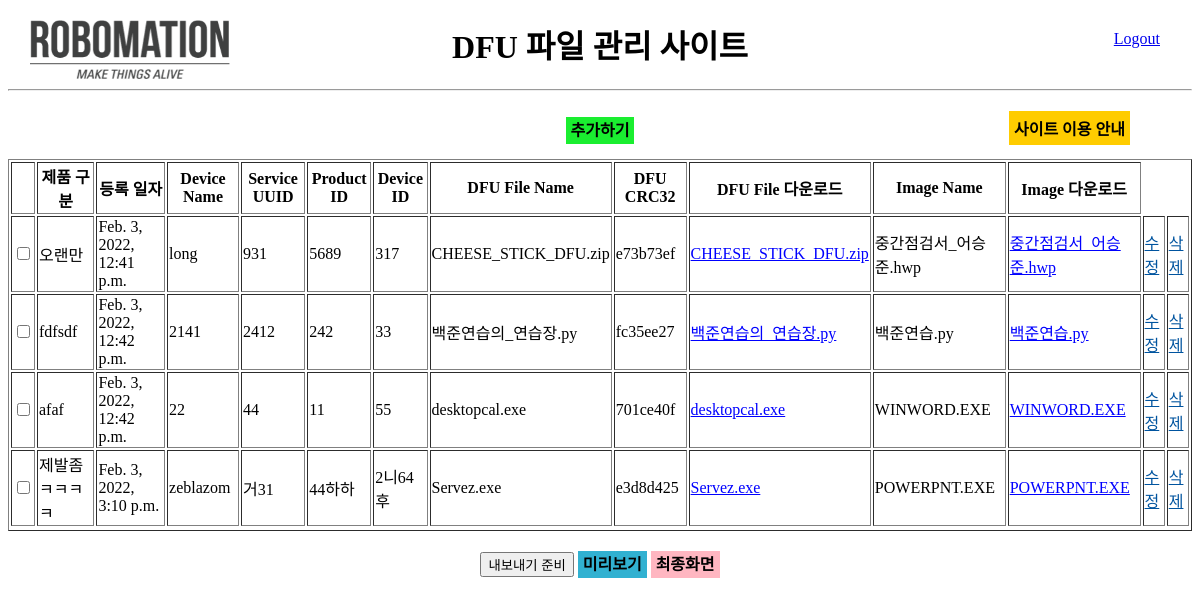
Page / (signed in) on the earlier database version.
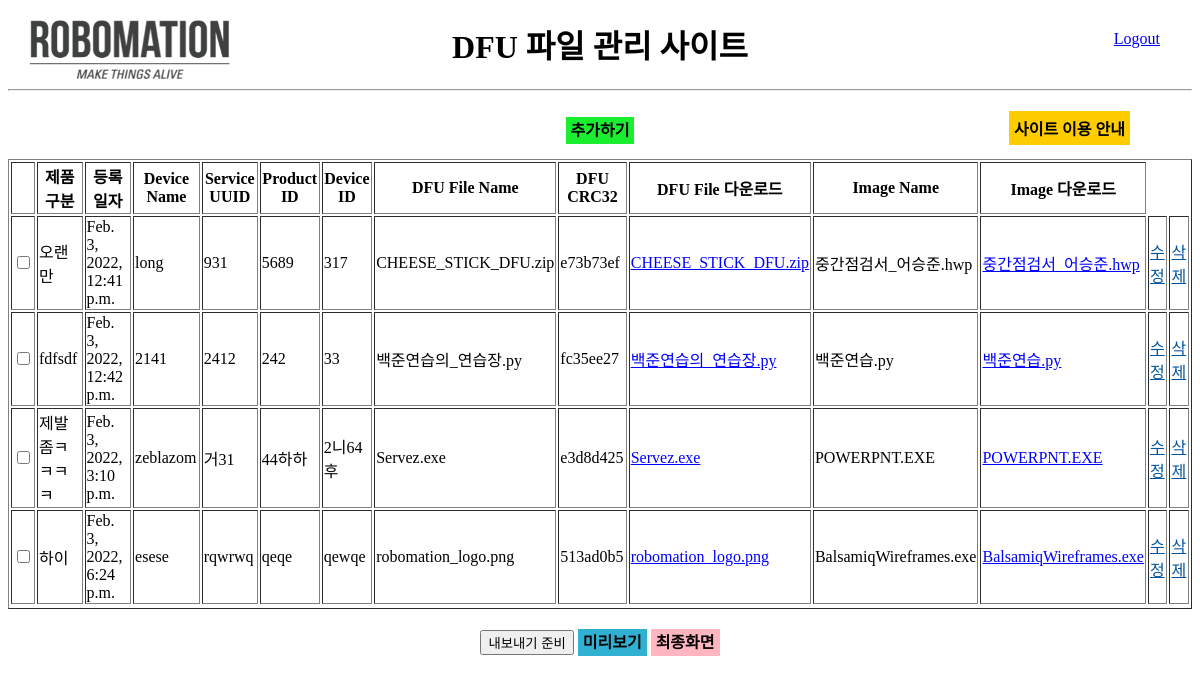
Same page on the later database version.
### crud/models.py (models this page shows)
class crudstudent(models.Model):
    time=models.DateTimeField(auto_now_add=True)
    name_ko=models.CharField(max_length=100)
    name_en=models.CharField(max_length=100)
    service= models.CharField(max_length=100)
    product=models.CharField(max_length=100)
    device=models.CharField(max_length=100)
    uploadedFile = models.FileField(upload_to='')
    crc=models.CharField(max_length=100)
    imageFile = models.FileField(upload_to='')

### crud/views.py (the view, shortened to what this page needs)
# urls.py: path('',views.stdisplay,name="stdisplay"),
def stdisplay(request):
    result=crudstudent.objects.all()
    m_haha = crudstudent.objects.values()
    m_haha = list(m_haha)
    m_lst = []
    m_lst2 = []
    for i in m_haha:
        for j in i.values():
            m_lst.append(j)
        m_lst2.append(m_lst)
        m_lst = []
    m_savest2 = miribogi()
    m_result2 = miribogi.objects.all()
    m_nebonegi = []
    zz=0
    for i in range(0, len(m_result2)):
        if i == len(m_result2) - 1:
            zz = m_result2[i]
    haha = crudstudent.objects.values()
    haha = list(haha) # QuerySet을 리스트로 변환
    lst = [] # 곧 만들 이중리스트의 내부 리스트에 해당
    lst2 = [] # 곧 만들 이중리스트에 해당
    for i in haha: # models.py에 있는 crudstudent db의 object들의 value 값들을 하나씩 돌며 반복
        for j in i.values(): # value 값들의 value값들을 하나씩 돌며 반복하여 내부리스트에 저장
            lst.append(j)
        lst2.append(lst) # 내부리스트에 저장된 값들을 이중리스트에 저장
        lst = [] # 그 다움 내부리스트에 새로운 값들을 저장하기 위해 초기화
    savest2=zebal()
    result2=zebal.objects.all()
    return render(request,"index.html",{"crudstudent":result, "zebal":result2, "z":zz, "m_result2":m_result2})

### templates/index.html (shortened to what this page needs)
<!DOCTYPE html>
<head>
</head>
<body>
  <a href="{% url 'stdisplay' %}"><img src="/static/img/robomation_logo.png" alt="로고"></a>
  <center>
    <h1>DFU 파일 관리 사이트</h1>
    <div id="login_register">
      {% if user.is_authenticated %}
      <a href="{% url 'logout' %}">Logout</a>
      {% else %}
      <a href="{% url 'login' %}">Login</a>
      <a href="{% url 'register' %}">Register</a>
      {% endif %}
    </div>
    <hr>
    <br>
    {% if user.is_authenticated %}
    <a id="insert_link" href="{% url 'stinsert'%}"> 추가하기</a>
    <div id="readme">사이트 이용 안내</div>
    <br>
    <br>
    <form method="post">
    <table border="1">
      <tr>
        <th></th>
        <th>제품 구분</th>
        <th>등록 일자</th>
        <th>Device Name</th>
        <th>Service UUID</th>
        <th>Product ID</th>
        <th>Device ID</th>
        <th>DFU File Name</th>
        <th>DFU CRC32</th>
        <th>DFU File 다운로드</th>
        <th>Image Name</th>
        <th>Image 다운로드</th>
      </tr>
      {% for displayst in crudstudent %}
      <tr>
        <td><input type="checkbox" name="check" value="{{displayst.id}}"></td>
        <td>{{displayst.name_ko}}</td>
        <td>{{displayst.time}}</td>
        <td>{{displayst.name_en}}</td>
        <td>{{displayst.service}}</td>
        <td>{{displayst.product}}</td>
        <td>{{displayst.device}}</td>
        <td>{{displayst.uploadedFile}}</td>
        <td>{{displayst.crc}}</td>
        <td><a style="color:blue;" href="{{displayst.uploadedFile.url}}" download="">{{displayst.uploadedFile}}</a></td>
        <td>{{displayst.imageFile}}</td>
        <td><a style="color:blue;" href="{{displayst.imageFile.url}}" download="">{{displayst.imageFile}}</a></td>
        <td><a style="color:#00549f;" href="/Edit/{{displayst.id}}">수정</a></td>
        <td><a style="color:#00549f;" href="/Delete/{{displayst.id}}" onclick="return confirm('정말로 {{displayst.id}}번 데이터를 삭제하시겠습니까?')">삭제</a></td>
      </tr>
      {% endfor %}
    </table>
    <div id="nebo_miri_buttons">
        <input type="submit" value="내보내기 준비"/>
        <div id="miribogi_div">미리보기</div>
        <a id="final_link" href="{% url 'stfinal'%}">최종화면</a>
    </div>
    </form>
  </center>
  {% else %}
  로그인이 필요한 서비스입니다.
  {% endif %}
</body>
</html>

Differences in the rows shown:
removed crudstudent: name_ko "afaf", time "Feb. 3, 2022, 12:42 p.m.", name_en "22", service "44", product "11", device "55", uploadedFile "desktopcal.exe", crc "701ce40f", imageFile "WINWORD.EXE"
added crudstudent: name_ko "하이", time "Feb. 3, 2022, 6:24 p.m.", name_en "esese", service "rqwrwq", product "qeqe", device "qewqe", uploadedFile "robomation_logo.png", crc "513ad0b5", imageFile "BalsamiqWireframes.exe"
